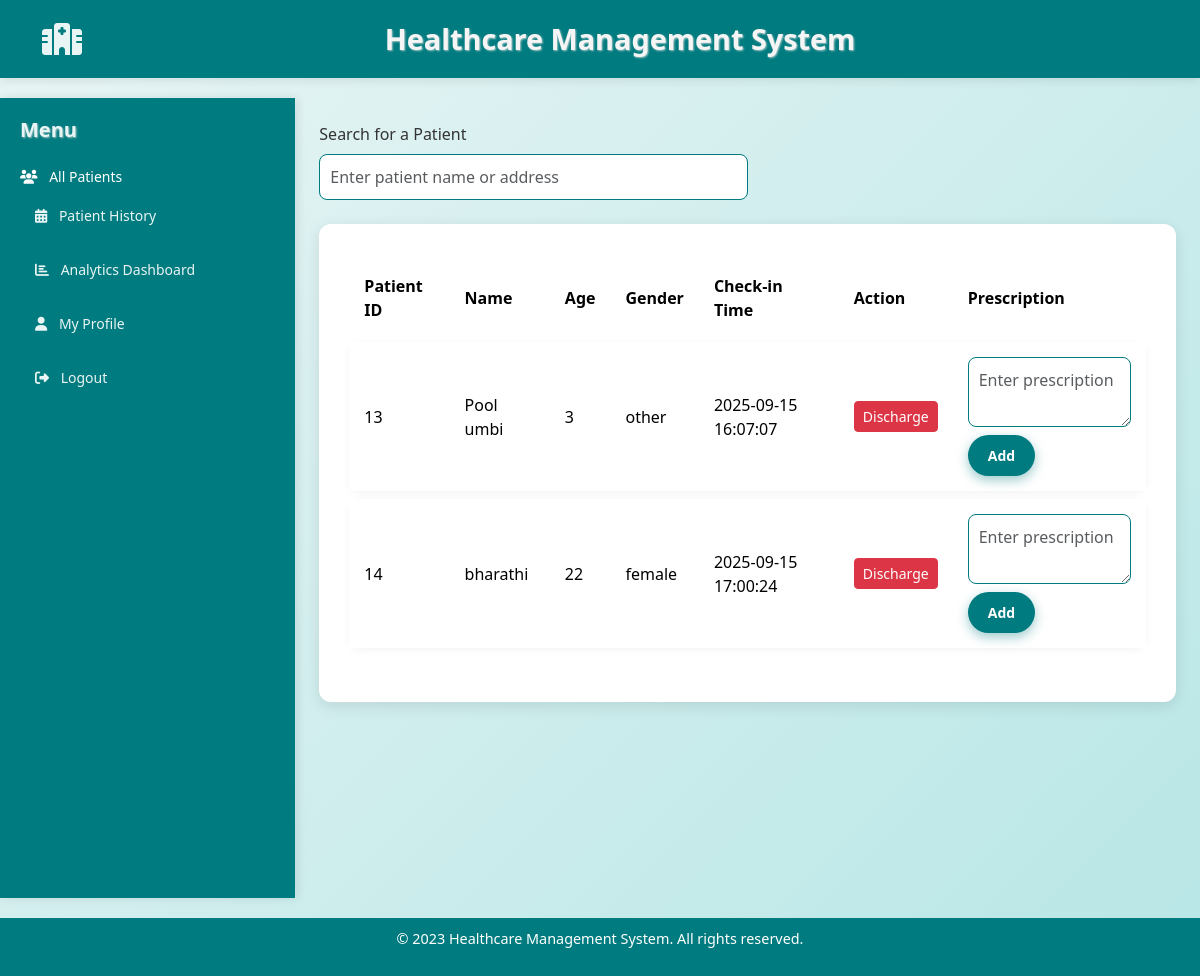
/docpro (signed in), run on an earlier commit of the app's database.
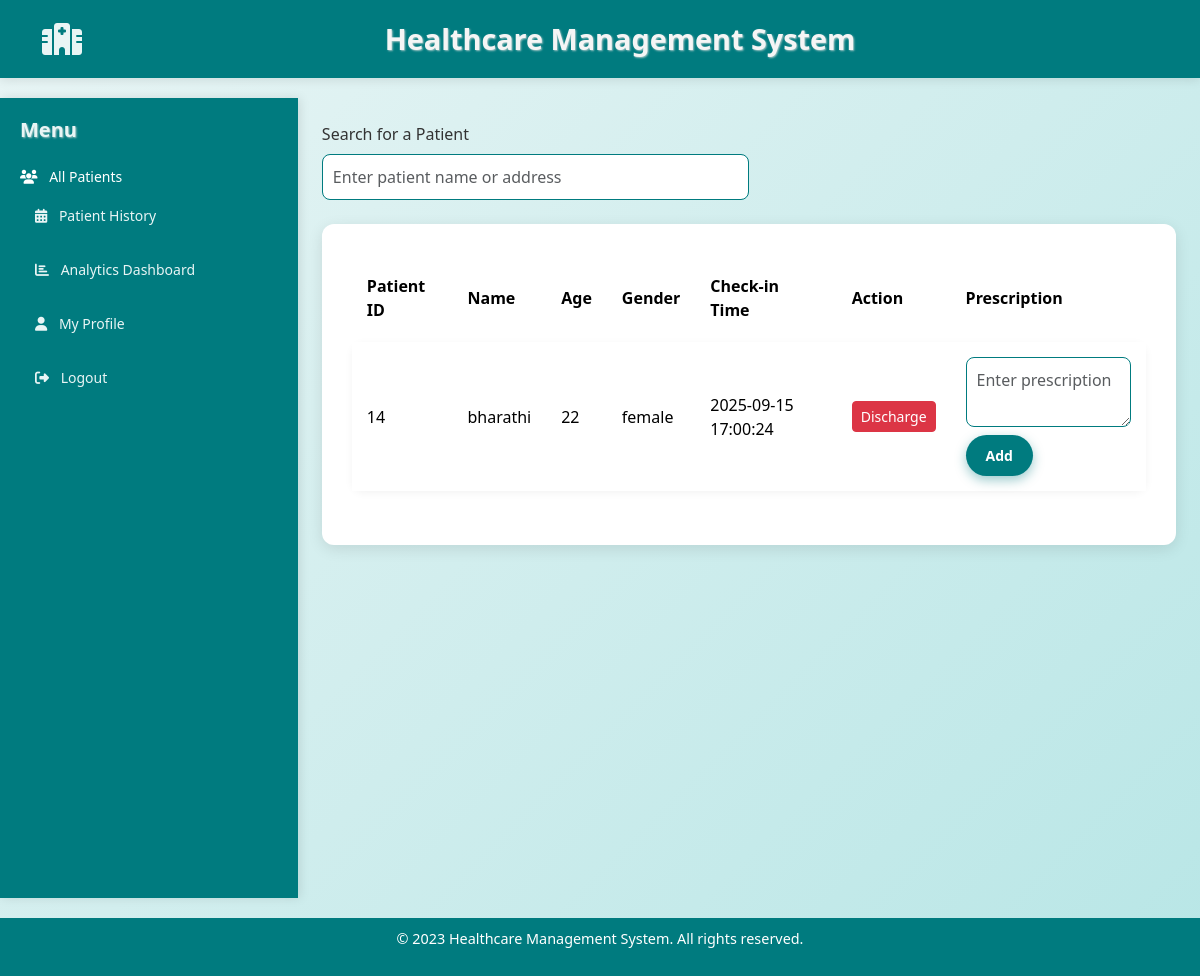
And on a later commit of the database.
### models.py (models this page shows)
class Patientin(db.Model):
    id = db.Column(db.Integer, primary_key=True)
    patient_id = db.Column(db.Integer, db.ForeignKey('patient.id'), nullable=False)
    check_in_time = db.Column(db.DateTime, default=without_microseconds)
    notes = db.Column(db.String(255))

class Patient(db.Model):
    id = db.Column(db.Integer, primary_key=True)
    name = db.Column(db.String(100), nullable=False)
    gender = db.Column(db.String, nullable=False)
    age = db.Column(db.Integer, nullable=False)
    phone = db.Column(db.Integer, nullable=False)
    address = db.Column(db.String, nullable=False)
    department = db.Column(db.String, nullable=False)

### app.py (the view)
@app.route("/docpro")
@login_required
def docpro ():
    patients = db.session.query(Patientin, Patient).join(Patient, Patientin.patient_id == Patient.id).filter(Patient.department == current_user.department).all()
    return render_template("docpage.html",patients=patients)

### app.py (called while the page is built)
@login.user_loader
def load_user(user_id):
    try:
        return Doctor.query.get(int(user_id))
    except Exception as e:
        logger.error(f"Error loading user {user_id}: {e}")
        return None

### templates/docpage.html (shortened to what this page needs)
{% extends 'base.html' %}
{% block content %}
    <div class="d-flex">
        <nav class="sidebar">
            <h5 class="mb-4">Menu</h5>
            <ul class="nav flex-column">
                <li class="nav-item mb-2"><i class="fas fa-users me-2"></i> All Patients</li>
                <li class="nav-item mb-2">
                    <a href="{{ url_for('docdrughistory') }}" class="nav-link">
                        <i class="fas fa-calendar-alt me-2"></i> Patient History
                    </a>
                </li>
                <li class="nav-item mb-2">
                    <a href="{{ url_for('doctordashboard') }}" class="nav-link">
                        <i class="fas fa-chart-bar me-2"></i> Analytics Dashboard
                    </a>
                </li>
                <li class="nav-item mb-2">
                    <a href="{{ url_for('docprofile') }}" class="nav-link">
                        <i class="fas fa-user me-2"></i> My Profile
                    </a>
                </li>
                <li class="nav-item mb-2">
                    <a href="{{ url_for('logout') }}" class="nav-link">
                        <i class="fas fa-sign-out-alt me-2"></i> Logout
                    </a>
                </li>
            </ul>
        </nav>
        <div class="flex-grow-1 p-4">
            <div class="d-flex justify-content-between align-items-center mb-4">
                <div class="w-50">
                    <label class="form-label">Search for a Patient</label>
                    <input type="text" id="searchInput" class="form-control" placeholder="Enter patient name or address">
                </div>
            </div>
            <div class="container-fluid">
                <table class="table">
                    <thead>
                        <tr>
                            <th>Patient ID</th>
                            <th>Name</th>
                            <th>Age</th>
                            <th>Gender</th>
                            <th>Check-in Time</th>
                            <th>Action</th>
                            <th>Prescription</th>
                        </tr>
                    </thead>
                    <tbody>
                        {% for patientin, patient in patients %}
                        <tr>
                            <td>{{ patient.id }}</td>
                            <td>{{ patient.name }}</td>
                            <td>{{ patient.age }}</td>
                            <td>{{ patient.gender }}</td>
                            <td>{{ patientin.check_in_time.strftime('%Y-%m-%d %H:%M:%S') }}</td>
                            <td><a href="{{ url_for('discharge_patient', patient_id=patient.id) }}" class="btn btn-danger btn-sm">Discharge</a></td>
                            <td>
                                <form action="{{ url_for('add_prescription') }}" method="POST">
                                    <textarea name="prescription_text" rows="2" cols="20" placeholder="Enter prescription" class="form-control mb-2"></textarea>
                                    <button type="submit" class="btn btn-primary btn-sm">Add</button>
                                </form>
                            </td>
                        </tr>
                        {% endfor %}
                    </tbody>
                </table>
            </div>
        </div>
    </div>
{% endblock %}

What changed in the data, as far as the page shows it:
removed Patientin: id "13", name "Pool umbi", age "3", gender "other", check_in_time "2025-09-15 16:07:07"
